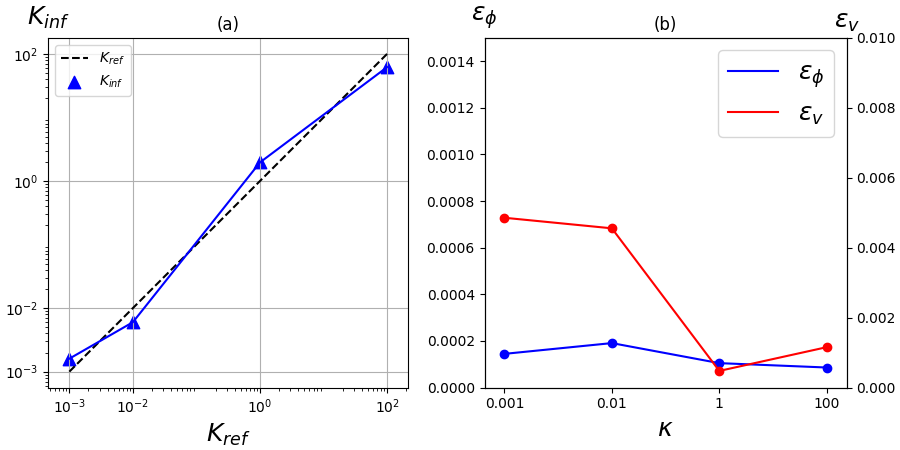

Write the Python code that produced this figure.
"""
Author: Minglang Yin
"""
import numpy as np
import matplotlib.pyplot as plt
import matplotlib.gridspec as gridspec
from mpl_toolkits.axes_grid1.inset_locator import inset_axes


def to_numpy(input):
    if isinstance(input, torch.Tensor):
        return input.detach().cpu().numpy()
    elif isinstance(input, np.ndarray):
        return input
    else:
        raise TypeError('Unknown type of input, expected torch.Tensor or '\
            'np.ndarray, but got {}'.format(type(input)))

def main():
    ## parameters
    ## figure
    x = np.linspace(0.001, 100, 101)
    num_data = 4
    K_inf_text = ['0.0016', '0.0060', '1.9608', '61.8760']
    K_ref_text = ['0.0010', '0.0100', '1.0000', '100.0000']
    vel_err_text = ['0.00485693201145109', '0.004554790202356324', '0.000475935122926176', '0.0011552370839461197']
    phi_err_text = ['0.00014456453697773834', '0.00019076198789733757', '0.00010478658143181054', '8.599519278584236e-05']
    rows = [r'$K_{ref}$', r'$K_{inf}$', r'$||\epsilon_{\phi}||_{2}^{2}$', r'$||\epsilon_{v}||_{2}^{2}$']
    cols = ['case 1', 'case 2', 'case 3', 'case 4']

    K_inf, K_ref, vel_err, phi_err = np.zeros((num_data)), np.zeros((num_data)), np.zeros((num_data)), np.zeros((num_data))

    for i in range(num_data):
        K_inf[i] = np.array(K_inf_text[i])
        K_ref[i] = np.array(K_ref_text[i])
        vel_err[i] = np.array(vel_err_text[i])
        phi_err[i] = np.array(phi_err_text[i])

    K=['0.001', '0.01', '1', '100']
    
    ## plotting
    fig = plt.figure(constrained_layout=True, figsize=(9, 4.5))
    gs = fig.add_gridspec(1, 1)

    gs0 = gs[0].subgridspec(1, 2)

    ax1 = fig.add_subplot(gs0[0, 0])
    ax2 = fig.add_subplot(gs0[0, 1])

    ## plot [0, 0]]
    ax1.set_yscale('log')
    ax1.set_xscale('log')
    ax1.plot(x, x, linestyle="--", color="black",label='$K_{ref}$')
    ax1.plot(K_ref, K_inf, color='blue')
    ax1.scatter(K_ref, K_inf, marker="^", color='blue', s=80, label='$K_{inf}$')

    ax1.set_xlabel('$K_{ref}$', fontsize=18)
    ax1.set_ylabel('$K_{inf}$', fontsize=18, rotation="horizontal")
    ax1.set_xticks(K_ref)
    ax1.set_yticks(K_ref)
    ax1.set_title('(a)')
    # ax1.set_xlim([1e-3, 1e2])
    ax1.grid()
    ax1.set_aspect('equal')
    ax1.yaxis.set_label_coords(0.0,1.02)
    ax1.legend(loc="best")

    ## ax2
    x = [1, 2, 3, 4]
    h2, = ax2.plot(x, phi_err, color="blue", label='$\epsilon_{\phi}$')
    ax2.scatter(x, phi_err, color="blue")
    # ax3.plot(noise_level, err_v, color="red", label='$\epsilon_{v}$')
    ax2.set_xlabel('$\kappa$', fontsize=18)
    ax2.set_ylabel('$\epsilon_{\phi}$', fontsize=18, rotation='horizontal')
    ax2.set_title('(b)')
    # ax2.set_xlim([1, 4])
    ax2.set_xticks(np.arange(1, 5))
    ax2.set_xticklabels(K)
    ax2.set_ylim([0, 0.0015])
    ax2.yaxis.set_label_coords(0.0,1.02)
    
    ax3 = ax2.twinx()
    h3, = ax3.plot(x, vel_err, color="red", label='$\epsilon_{v}$')
    ax3.scatter(x, vel_err, color="red")
    ax3.set_ylabel('$\epsilon_{v}$',fontsize=18, rotation='horizontal')
    ax3.set_aspect('auto')
    ax3.set_ylim([0, 0.01])
    ax3.yaxis.set_label_coords(1.0,1.08)
    ax3.legend(handles=[h2, h3],fontsize=18)

    fig.savefig('fig_4.png')
    plt.close()


if __name__ == '__main__':
    main()
